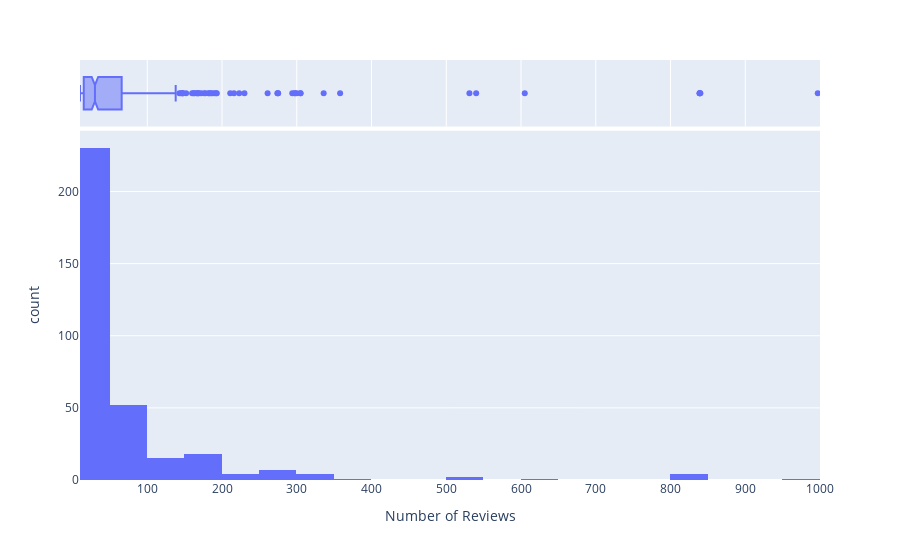

Notebook cell for this chart:
### Code cell
reviews = duckdb.sql(
"""
SELECT reviews
FROM wdata
WHERE reviews >= 10
"""
).df()

reviews_fig = px.histogram(
    reviews,
    x='reviews',
    marginal="box",
    labels={"reviews": "Number of Reviews"},
    range_x=[10, 1000]
)

reviews_fig.show()

### Figure 1 — Plotly figure (JSON) as saved in the notebook; plotly's stock layout.template omitted (floating-point values rounded to 4 significant figures; data arrays with more than 128 entries replaced by an {"elided": "..."} marker saying what was removed)
{"data": [{"alignmentgroup": "True", "bingroup": "x", "hovertemplate": "Number of Reviews=%{x}<br>count=%{y}<extra></extra>", "legendgroup": "", "marker": {"color": "#636efa", "pattern": {"shape": ""}}, "name": "", "offsetgroup": "", "orientation": "v", "showlegend": false, "type": "histogram", "x": {"elided": "339 int values"}, "xaxis": "x", "yaxis": "y"}, {"alignmentgroup": "True", "hovertemplate": "Number of Reviews=%{x}<extra></extra>", "legendgroup": "", "marker": {"color": "#636efa"}, "name": "", "notched": true, "offsetgroup": "", "showlegend": false, "type": "box", "x": {"elided": "339 int values"}, "xaxis": "x2", "yaxis": "y2"}], "layout": {"barmode": "relative", "legend": {"tracegroupgap": 0}, "margin": {"t": 60}, "xaxis": {"anchor": "y", "domain": [0, 1], "range": [10, 1000], "title": {"text": "Number of Reviews"}}, "xaxis2": {"anchor": "y2", "domain": [0, 1], "matches": "x", "showgrid": true, "showticklabels": false}, "yaxis": {"anchor": "x", "domain": [0, 0.8316], "title": {"text": "count"}}, "yaxis2": {"anchor": "x2", "domain": [0.8416, 1], "matches": "y2", "showgrid": false, "showline": false, "showticklabels": false, "ticks": ""}}}
